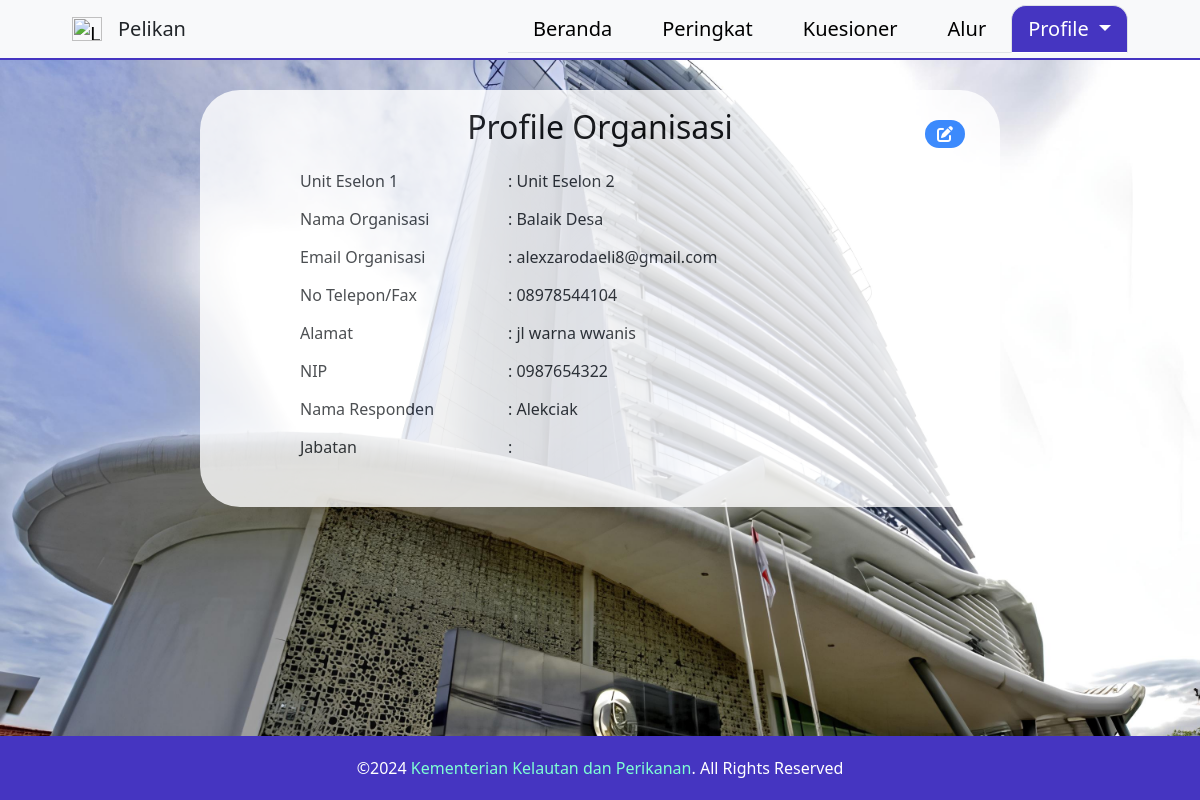
Page /upt/profile.php (signed in) on the committed database.
### tables this page shows
CREATE TABLE `organisasi` (
  `id_organisasi` int NOT NULL,
  `id_akun` int NOT NULL,
  `unit_eselon1` varchar(255) NOT NULL,
  `nama_organisasi` varchar(255) NOT NULL,
  `alamat` varchar(255) DEFAULT NULL,
  `email_badan` varchar(255) DEFAULT NULL,
  `no_telp_fax` varchar(255) DEFAULT NULL,
  `nip_responden` char(10) NOT NULL,
  `nama_responden` varchar(255) NOT NULL,
  `nilai_kategori1` int NOT NULL,
  `nilai_kategori2` int NOT NULL,
  `nilai_kategori3` int NOT NULL,
  `nilai_kategori4` int NOT NULL,
  `nilai_kategori5` int NOT NULL,
  `nilai_kategori6` int NOT NULL,
  `id_penilai` int DEFAULT NULL,
  `status_kuesioner` tinyint(1) DEFAULT '1',
  `can_fill_out` tinyint(1) DEFAULT '1'
);

### upt/profile.php (the view, shortened to what this page needs)
<?php
$username="";
$username1=$_SESSION["role"];
$id_akun = $_SESSION['id_akun'];
$conn = new mysqli('localhost', 'root', '', 'emone');
$sql = "SELECT * FROM Organisasi WHERE id_akun = $id_akun";
$result = $conn->query($sql);
$organisasi = $result->fetch_assoc();
?>
<html lang="en">
    <head>
        <link href="../css/bootstrap.min.css" type="text/css" rel="stylesheet">
        <link href="pelikan.css" type="text/css" rel="stylesheet">
        <link rel="stylesheet" href="https://cdnjs.cloudflare.com/ajax/libs/font-awesome/6.0.0-beta3/css/all.min.css">
    </head>
    <body>
        <nav class="navbar navbar-expand-lg bg-body-tertiary fixed-top" style="border-bottom: 2px solid #4535C1; height: 60px;">
            <div class="container-fluid fs-5">
                <a class="navbar-brand fs-5" href="#" style="padding-left:60px;">
                    <img src="img/pngwing.com.png" alt="Logo" width="30" height="24" class="d-inline-block align-text-top">
                </a>
                <div>Pelikan</div>
                <div class="collapse navbar-collapse" id="navbarNav" style="padding-right:60px;">
                    <ul class="nav nav-tabs ms-auto">
                        <li class="nav-item px-2">
                            <a class="nav-link black" aria-current="page" href="index.php">Beranda</a>
                        </li>
                        <li class="nav-item px-2">
                            <a class="nav-link black" href="peringkat.php">Peringkat</a>
                        </li>
                        <li class="nav-item px-2">
                            <a class="nav-link black" href="kuesioner.php">Kuesioner</a>
                        </li>
                        <li class="nav-item px-2">
                            <a class="nav-link black" href="alur.php">Alur</a>
                        </li>
                        <?php
                        if ($username==$username1){
                            echo '<li class="nav-item">
                            <a class="nav-link black" href="login.php">Login</a>
                            </li>';
                        }else{
                            echo '<li class="nav-item dropdown">
                            <a class="nav-link dropdown-toggle active" href="#" role="button" data-bs-toggle="dropdown" aria-expanded="false">
                                Profile
                            </a>
                            <ul class="dropdown-menu">
                                <li><a class="dropdown-item" href="profile.php">My Profile</a></li>
                                <li><a class="dropdown-item" href="logout.php">Logout</a></li>
                            </ul>
                            </li>';
                        }
                        ?>
                    </ul>
                </div>
            </div>
        </nav>
        <div class="container-fluid" style="margin-top:90px; margin-bottom: 20px;">
            <div class="row">
                <div class="col"></div>
                <div class="col-12 col-md-8 pt-2 position-relative mx-auto" style="background-color: white; border-radius: 40px; padding-bottom:25px; opacity:0.8">
                    <h2 class="text-center" style="color:black; padding-top:10px;">Profile Organisasi</h2>
                    <button onclick="window.location.href='form_organisasi.php';" class="btn btn-primary position-absolute" style="top: 30px; right: 35px; border-radius: 20px; border: 0;">
                        <i class="fa-solid fa-pen-to-square"></i>
                    </button>
                    <form action="" method="post" style="max-width: 600px; margin: 0 auto;">
                        <div class="form-group row d-flex align-items-center justify-content-center pt-2">
                            <label for="inputName2" class="col-sm-4 col-form-label text-right">Unit Eselon 1</label>
                            <div class="col-sm-8">
                                : <?php echo $organisasi['unit_eselon1'] ?? ''; ?>
                            </div>
                        </div>
                        <div class="form-group row d-flex align-items-center justify-content-center">
                            <label for="inputName2" class="col-sm-4 col-form-label text-right">Nama Organisasi</label>
                            <div class="col-sm-8">
                                : <?php echo $organisasi['nama_organisasi'] ?? ''; ?>
                            </div>
                        </div>
                        <div class="form-group row d-flex align-items-center justify-content-center">
                            <label for="inputemail" class="col-sm-4 col-form-label text-right">Email Organisasi</label>
                            <div class="col-sm-8">
                                : <?php echo $organisasi['email_badan'] ?? ''; ?>
                            </div>
                        </div>
                        <div class="form-group row d-flex align-items-center justify-content-center">
                            <label for="inputnotelp" class="col-sm-4 col-form-label text-right">No Telepon/Fax</label>
                            <div class="col-sm-8">
                                : <?php echo $organisasi['no_telp_fax'] ?? ''; ?>
                            </div>
                        </div>
                        <div class="form-group row d-flex align-items-center justify-content-center">
                            <label for="inputAlamat" class="col-sm-4 col-form-label text-right">Alamat</label>
                            <div class="col-sm-8">
                                : <?php echo $organisasi['alamat'] ?? ''; ?>
                            </div>
                        </div>
                        <div class="form-group row d-flex align-items-center justify-content-center">
                            <label for="inputNip" class="col-sm-4 col-form-label text-right">NIP</label>
                            <div class="col-sm-8">
                                : <?php echo $organisasi['nip_responden'] ?? ''; ?>
                            </div>
                        </div>
                        <div class="form-group row d-flex align-items-center justify-content-center">
                            <label for="inputResponden" class="col-sm-4 col-form-label text-right">Nama Responden</label>
                            <div class="col-sm-8">
                                : <?php echo $organisasi['nama_responden'] ?? ''; ?>
                            </div>
                        </div>
                        <div class="form-group row d-flex align-items-center justify-content-center pb-3">
                            <label for="inputJabatan" class="col-sm-4 col-form-label text-right">Jabatan</label>
                            <div class="col-sm-8">
                                : <?php echo $organisasi['jabatan'] ?? '';?>
                            </div>
                        </div>
                    </form>
                </div>
                <div class="col">
                </div>
            </div>
        </div>
        <div class="container-fluid text-center fixed-bottom" style="background-color: #4535C1; color:white; padding:20px; margin-top:-20px;">
            <div class="row">
                <div class="col">
                </div>
                <div class="col-8">
                    ©2024 <a style="text-decoration: none; color:aquamarine">Kementerian Kelautan dan Perikanan</a>. All Rights Reserved
                </div>
                <div class="col">
                </div>
            </div>
        </div>
    </body>
</html>

### upt/pelikan.css (style rules this page uses)
.nav-tabs .nav-link.active { border-top-left-radius: 15px; border-top-right-radius: 15px; background-color: #4535C1; color:white; }
.black { color:black; }

### upt/profile.php (style rules this page uses)
body { background-image: url(../img/KKP.jpg); background-size: cover; background-repeat: no-repeat; background-position: center center; background-attachment: fixed; align-items: center; justify-content: center; user-select: none; Mencegah seleksi teks di seluruh halaman outline: none; }

### rows in the picture
organisasi: unit_eselon1 "Unit Eselon 2", nama_organisasi "Balaik Desa", email_badan "alexzarodaeli8@gmail.com", no_telp_fax "08978544104", alamat "jl warna wwanis", nip_responden "0987654322", nama_responden "Alekciak"
